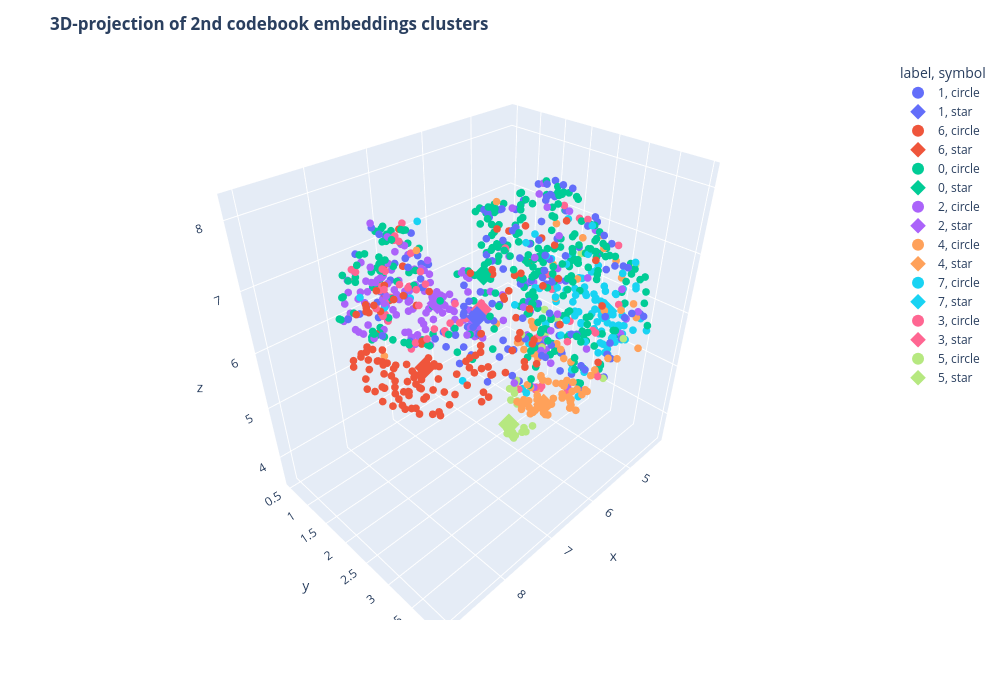

Source (notebook cell):
### Code cell
fig = px.scatter_3d(
    df,
    x="x",
    y="y",
    z="z",
    color="label",
    size="size_col",
    symbol="symbol",
    width=1000,
    height=700,
)
fig.update_traces(
    marker=dict(opacity=1, line=dict(width=0, color="DarkSlateGrey")),
    selector=dict(mode="markers"),
)
fig.update_layout(
    title="<b>3D-projection of 2nd codebook embeddings clusters</b>",
)
fig.show()

### Figure 1 — Plotly figure (JSON) as saved in the notebook; plotly's stock layout.template omitted (floating-point values rounded to 4 significant figures; data arrays with more than 128 entries replaced by an {"elided": "..."} marker saying what was removed)
{"data": [{"hovertemplate": "label=1<br>symbol=circle<br>x=%{x}<br>y=%{y}<br>z=%{z}<br>size_col=%{marker.size}<extra></extra>", "legendgroup": "1, circle", "marker": {"color": "#636efa", "line": {"color": "DarkSlateGrey", "width": 0}, "opacity": 1, "size": {"elided": "143 int values"}, "sizemode": "area", "sizeref": 0.025, "symbol": "circle"}, "mode": "markers", "name": "1, circle", "scene": "scene", "showlegend": true, "type": "scatter3d", "x": {"elided": "143 float values"}, "y": {"elided": "143 float values"}, "z": {"elided": "143 float values"}}, {"hovertemplate": "label=1<br>symbol=star<br>x=%{x}<br>y=%{y}<br>z=%{z}<br>size_col=%{marker.size}<extra></extra>", "legendgroup": "1, star", "marker": {"color": "#636efa", "line": {"color": "DarkSlateGrey", "width": 0}, "opacity": 1, "size": [10], "sizemode": "area", "sizeref": 0.025, "symbol": "diamond"}, "mode": "markers", "name": "1, star", "scene": "scene", "showlegend": true, "type": "scatter3d", "x": [7.149], "y": [2.683], "z": [6.727]}, {"hovertemplate": "label=6<br>symbol=circle<br>x=%{x}<br>y=%{y}<br>z=%{z}<br>size_col=%{marker.size}<extra></extra>", "legendgroup": "6, circle", "marker": {"color": "#EF553B", "line": {"color": "DarkSlateGrey", "width": 0}, "opacity": 1, "size": {"elided": "138 int values"}, "sizemode": "area", "sizeref": 0.025, "symbol": "circle"}, "mode": "markers", "name": "6, circle", "scene": "scene", "showlegend": true, "type": "scatter3d", "x": {"elided": "138 float values"}, "y": {"elided": "138 float values"}, "z": {"elided": "138 float values"}}, {"hovertemplate": "label=6<br>symbol=star<br>x=%{x}<br>y=%{y}<br>z=%{z}<br>size_col=%{marker.size}<extra></extra>", "legendgroup": "6, star", "marker": {"color": "#EF553B", "line": {"color": "DarkSlateGrey", "width": 0}, "opacity": 1, "size": [10], "sizemode": "area", "sizeref": 0.025, "symbol": "diamond"}, "mode": "markers", "name": "6, star", "scene": "scene", "showlegend": true, "type": "scatter3d", "x": [8.266], "y": [2.936], "z": [6.641]}, {"hovertemplate": "label=0<br>symbol=circle<br>x=%{x}<br>y=%{y}<br>z=%{z}<br>size_col=%{marker.size}<extra></extra>", "legendgroup": "0, circle", "marker": {"color": "#00cc96", "line": {"color": "DarkSlateGrey", "width": 0}, "opacity": 1, "size": {"elided": "298 int values"}, "sizemode": "area", "sizeref": 0.025, "symbol": "circle"}, "mode": "markers", "name": "0, circle", "scene": "scene", "showlegend": true, "type": "scatter3d", "x": {"elided": "298 float values"}, "y": {"elided": "298 float values"}, "z": {"elided": "298 float values"}}, {"hovertemplate": "label=0<br>symbol=star<br>x=%{x}<br>y=%{y}<br>z=%{z}<br>size_col=%{marker.size}<extra></extra>", "legendgroup": "0, star", "marker": {"color": "#00cc96", "line": {"color": "DarkSlateGrey", "width": 0}, "opacity": 1, "size": [10], "sizemode": "area", "sizeref": 0.025, "symbol": "diamond"}, "mode": "markers", "name": "0, star", "scene": "scene", "showlegend": true, "type": "scatter3d", "x": [6.63], "y": [2.285], "z": [6.981]}, {"hovertemplate": "label=2<br>symbol=circle<br>x=%{x}<br>y=%{y}<br>z=%{z}<br>size_col=%{marker.size}<extra></extra>", "legendgroup": "2, circle", "marker": {"color": "#ab63fa", "line": {"color": "DarkSlateGrey", "width": 0}, "opacity": 1, "size": {"elided": "149 int values"}, "sizemode": "area", "sizeref": 0.025, "symbol": "circle"}, "mode": "markers", "name": "2, circle", "scene": "scene", "showlegend": true, "type": "scatter3d", "x": {"elided": "149 float values"}, "y": {"elided": "149 float values"}, "z": {"elided": "149 float values"}}, {"hovertemplate": "label=2<br>symbol=star<br>x=%{x}<br>y=%{y}<br>z=%{z}<br>size_col=%{marker.size}<extra></extra>", "legendgroup": "2, star", "marker": {"color": "#ab63fa", "line": {"color": "DarkSlateGrey", "width": 0}, "opacity": 1, "size": [10], "sizemode": "area", "sizeref": 0.025, "symbol": "diamond"}, "mode": "markers", "name": "2, star", "scene": "scene", "showlegend": true, "type": "scatter3d", "x": [7.184], "y": [1.947], "z": [6.619]}, {"hovertemplate": "label=4<br>symbol=circle<br>x=%{x}<br>y=%{y}<br>z=%{z}<br>size_col=%{marker.size}<extra></extra>", "legendgroup": "4, circle", "marker": {"color": "#FFA15A", "line": {"color": "DarkSlateGrey", "width": 0}, "opacity": 1, "size": [4, 4, 4, 4, 4, 4, 4, 4, 4, 4, 4, 4, 4, 4, 4, 4, 4, 4, 4, 4, 4, 4, 4, 4, 4, 4, 4, 4, 4, 4, 4, 4, 4, 4, 4, 4, 4, 4, 4, 4, 4, 4, 4, 4, 4, 4, 4, 4, 4, 4, 4, 4, 4, 4, 4, 4, 4, 4, 4, 4, 4, 4, 4, 4, 4, 4, 4, 4, 4, 4, 4, 4, 4, 4, 4, 4, 4, 4, 4, 4, 4, 4, 4, 4, 4, 4, 4, 4, 4, 4, 4, 4, 4], "sizemode": "area", "sizeref": 0.025, "symbol": "circle"}, "mode": "markers", "name": "4, circle", "scene": "scene", "showlegend": true, "type": "scatter3d", "x": [5.415, 6.101, 5.651, 4.996, 6.115, 6.184, 5.92, 5.01, 6.833, 5.729, 5.73, 6.058, 6.106, 6.149, 4.976, 5.626, 5.259, 5.916, 4.537, 6.083, 5.319, 5.148, 5.889, 5.686, 5.509, 5.759, 4.931, 4.569, 5.01, 5.008, 5.898, 5.939, 5.477, 5.507, 6.046, 7.962, 5.188, 5.554, 5.875, 5.853, 4.977, 4.684, 5.721, 6.071, 6.098, 5.684, 5.954, 5.821, 6.031, 5.226, 5.443, 5.681, 5.554, 6.061, 6.172, 5.618, 5.742, 5.936, 6.07, 6.125, 5.749, 4.952, 5.526, 4.616, 5.036, 5.829, 4.582, 7.786, 5.914, 4.962, 4.552, 5.645, 6.027, 5.941, 5.09, 5.581, 6.899, 5.366, 5.802, 6.008, 5.574, 5.844, 5.024, 5.527, 5.518, 5.792, 6.145, 6.08, 6.205, 5.861, 6.039, 5.9, 5.822], "y": [3.351, 2.01, 2.434, 2.717, 3.241, 2.988, 2.476, 2.761, 2.736, 3.395, 3.474, 2.864, 3.154, 2.97, 2.858, 2.133, 3.651, 2.451, 3.01, 2.605, 2.325, 3.307, 2.336, 3.186, 2.272, 2.613, 3.719, 3.539, 1.92, 2.55, 3.243, 3.091, 2.652, 2.237, 3.42, 1.694, 3.97, 3.169, 2.935, 3.071, 2.178, 3.497, 3.287, 2.781, 2.937, 2.689, 2.637, 2.422, 3.151, 3.525, 2.24, 2.559, 3.093, 3.353, 3.109, 2.062, 3.186, 2.637, 3.077, 3.018, 3.66, 1.979, 2.442, 1.885, 3.451, 2.752, 2.728, 2.317, 3.268, 2.747, 2.779, 3.466, 2.655, 2.879, 1.946, 3.492, 3.604, 3.762, 2.732, 3.288, 2.165, 3.377, 2.783, 2.862, 2.402, 3.186, 2.959, 3.05, 2.735, 2.469, 2.81, 2.551, 3.343], "z": [4.85, 7.79, 5.222, 4.11, 5.06, 5.006, 4.408, 4.079, 6.492, 4.684, 5.043, 4.558, 4.675, 4.724, 4.35, 5.281, 6.409, 4.344, 6.668, 4.435, 5.127, 6.195, 4.313, 7.52, 5.598, 5.279, 6.165, 5.919, 3.874, 4.314, 4.94, 5.889, 6.263, 5.67, 7.141, 5.997, 5.876, 5.007, 5.073, 5.101, 7.145, 6.188, 4.993, 4.444, 4.671, 4.373, 4.554, 4.368, 4.844, 5.481, 5.522, 5.352, 5.359, 5.18, 4.791, 5.232, 5.156, 4.406, 4.612, 4.751, 5.623, 3.834, 5.15, 6.201, 6.76, 5.032, 7.005, 7.792, 5.195, 4.052, 6.797, 5.082, 4.933, 5.105, 3.925, 5.332, 6.453, 5.672, 5.028, 5.766, 5.123, 4.844, 4.052, 5.459, 5.43, 5.13, 4.885, 4.639, 4.755, 4.336, 4.474, 6.436, 4.755]}, {"hovertemplate": "label=4<br>symbol=star<br>x=%{x}<br>y=%{y}<br>z=%{z}<br>size_col=%{marker.size}<extra></extra>", "legendgroup": "4, star", "marker": {"color": "#FFA15A", "line": {"color": "DarkSlateGrey", "width": 0}, "opacity": 1, "size": [10], "sizemode": "area", "sizeref": 0.025, "symbol": "diamond"}, "mode": "markers", "name": "4, star", "scene": "scene", "showlegend": true, "type": "scatter3d", "x": [6.107], "y": [3.06], "z": [4.831]}, {"hovertemplate": "label=7<br>symbol=circle<br>x=%{x}<br>y=%{y}<br>z=%{z}<br>size_col=%{marker.size}<extra></extra>", "legendgroup": "7, circle", "marker": {"color": "#19d3f3", "line": {"color": "DarkSlateGrey", "width": 0}, "opacity": 1, "size": [4, 4, 4, 4, 4, 4, 4, 4, 4, 4, 4, 4, 4, 4, 4, 4, 4, 4, 4, 4, 4, 4, 4, 4, 4, 4, 4, 4, 4, 4, 4, 4, 4, 4, 4, 4, 4, 4, 4, 4, 4, 4, 4, 4, 4, 4, 4, 4, 4, 4, 4, 4, 4, 4, 4, 4, 4, 4, 4, 4, 4, 4, 4, 4, 4, 4, 4, 4, 4, 4, 4, 4, 4, 4, 4, 4, 4, 4, 4, 4, 4, 4, 4, 4, 4, 4, 4, 4, 4, 4, 4, 4, 4, 4, 4, 4, 4, 4, 4, 4, 4, 4, 4, 4, 4, 4], "sizemode": "area", "sizeref": 0.025, "symbol": "circle"}, "mode": "markers", "name": "7, circle", "scene": "scene", "showlegend": true, "type": "scatter3d", "x": [4.287, 4.234, 4.879, 5.938, 8.073, 4.542, 4.419, 4.345, 4.866, 7.285, 4.59, 7.605, 5.478, 4.537, 4.858, 5.015, 4.286, 4.976, 4.743, 4.37, 4.432, 5.803, 4.388, 4.588, 4.919, 5.53, 4.747, 4.899, 4.436, 4.268, 4.552, 5.132, 5.003, 5.274, 5.426, 4.631, 4.526, 4.286, 4.583, 4.546, 5.49, 4.997, 4.582, 4.681, 4.659, 4.296, 4.841, 4.446, 4.345, 4.51, 4.703, 4.263, 4.634, 4.224, 4.829, 4.501, 4.581, 4.555, 4.414, 5.421, 4.993, 4.499, 4.632, 6.474, 6.183, 4.209, 4.959, 5.436, 4.448, 4.886, 4.404, 5.269, 5.07, 6.746, 4.533, 4.292, 4.893, 6.024, 5.628, 5.032, 4.55, 6.095, 5.769, 4.682, 4.785, 4.535, 7.454, 5.799, 4.408, 4.604, 5.167, 4.275, 4.687, 4.24, 5.575, 5.477, 4.539, 4.622, 4.98, 4.99, 4.66, 5.858, 4.692, 5.387, 5.022, 5.832], "y": [2.727, 2.469, 2.536, 2.796, 1.438, 3.186, 2.22, 2.7, 3.121, 1.491, 2.999, 2.878, 2.65, 2.352, 2.036, 3.746, 2.694, 2.39, 3.029, 2.892, 2.421, 3.263, 3.158, 2.761, 1.98, 2.132, 3.244, 3.444, 2.449, 2.715, 3.423, 3.557, 2.123, 3.604, 3.206, 2.973, 2.176, 2.42, 2.138, 3.128, 2.203, 3.07, 2.528, 3.651, 2.486, 2.556, 3.142, 2.844, 2.785, 3.345, 2.544, 2.916, 3.121, 2.495, 3.471, 2.106, 2.714, 3.478, 2.83, 3.132, 3.672, 2.781, 2.576, 2.734, 3.515, 2.875, 3.554, 2.577, 2.676, 3.246, 2.781, 2.435, 2.751, 1.084, 2.191, 3.082, 2.216, 3.367, 2.46, 3.634, 2.878, 2.561, 2.493, 3.173, 3.835, 2.276, 1.092, 3.477, 2.4, 3.25, 3.268, 2.691, 2.599, 2.334, 2.263, 3.661, 2.426, 3.149, 2.426, 3.563, 3.258, 2.962, 2.768, 2.107, 3.01, 3.143], "z": [5.691, 6.163, 4.219, 7.199, 6.878, 5.405, 5.799, 5.734, 5.602, 6.548, 5.153, 6.033, 6.286, 5.47, 6.452, 5.997, 5.988, 7.291, 5.075, 5.417, 5.225, 6.387, 5.695, 5.926, 5.043, 4.261, 5.464, 5.868, 5.816, 5.897, 6.364, 6.662, 5.338, 6.988, 4.665, 5.185, 5.213, 6.143, 4.904, 5.327, 7.16, 5.686, 5.325, 5.997, 4.383, 5.673, 6.006, 5.518, 5.464, 5.376, 6.244, 5.921, 5.146, 6.263, 5.703, 5.761, 5.976, 5.931, 5.541, 7.586, 6.699, 5.443, 5.121, 6.63, 6.997, 5.492, 5.958, 6.368, 5.616, 5.267, 5.527, 6.393, 6.487, 7.406, 6.459, 5.807, 5.755, 6.759, 6.417, 7.074, 5.28, 7.37, 6.501, 5.084, 5.919, 4.956, 6.285, 6.049, 5.9, 5.65, 5.792, 5.535, 6.68, 5.642, 4.273, 6.777, 5.492, 5.613, 6.557, 5.723, 5.36, 6.738, 4.506, 5.117, 5.947, 6.268]}, {"hovertemplate": "label=7<br>symbol=star<br>x=%{x}<br>y=%{y}<br>z=%{z}<br>size_col=%{marker.size}<extra></extra>", "legendgroup": "7, star", "marker": {"color": "#19d3f3", "line": {"color": "DarkSlateGrey", "width": 0}, "opacity": 1, "size": [10], "sizemode": "area", "sizeref": 0.025, "symbol": "diamond"}, "mode": "markers", "name": "7, star", "scene": "scene", "showlegend": true, "type": "scatter3d", "x": [4.313], "y": [2.813], "z": [5.581]}, {"hovertemplate": "label=3<br>symbol=circle<br>x=%{x}<br>y=%{y}<br>z=%{z}<br>size_col=%{marker.size}<extra></extra>", "legendgroup": "3, circle", "marker": {"color": "#FF6692", "line": {"color": "DarkSlateGrey", "width": 0}, "opacity": 1, "size": [4, 4, 4, 4, 4, 4, 4, 4, 4, 4, 4, 4, 4, 4, 4, 4, 4, 4, 4, 4, 4, 4, 4, 4, 4, 4, 4, 4, 4, 4, 4, 4, 4, 4, 4, 4, 4, 4, 4, 4, 4, 4, 4, 4, 4, 4, 4, 4, 4, 4, 4, 4, 4, 4, 4, 4, 4, 4, 4, 4, 4, 4, 4, 4, 4], "sizemode": "area", "sizeref": 0.025, "symbol": "circle"}, "mode": "markers", "name": "3, circle", "scene": "scene", "showlegend": true, "type": "scatter3d", "x": [7.385, 7.262, 7.732, 7.487, 7.201, 4.959, 6.724, 5.557, 7.498, 7.256, 7.106, 4.55, 6.035, 7.134, 7.26, 5.573, 4.834, 7.587, 4.923, 7.816, 4.949, 5.722, 6.646, 5.335, 7.0, 4.895, 5.44, 8.08, 7.759, 8.273, 7.497, 6.168, 6.705, 5.285, 6.921, 8.36, 7.227, 4.966, 7.255, 4.987, 7.655, 5.409, 7.223, 8.224, 5.604, 6.971, 8.12, 7.219, 5.775, 7.461, 7.684, 5.304, 4.771, 7.247, 8.099, 7.707, 5.181, 5.045, 5.266, 7.227, 7.093, 8.007, 7.553, 8.242, 7.131], "y": [1.586, 1.512, 1.818, 1.535, 0.7347, 1.965, 2.031, 2.631, 1.905, 0.8738, 2.224, 3.026, 2.13, 2.027, 0.7336, 3.021, 2.559, 2.049, 2.06, 1.549, 2.686, 2.871, 2.086, 2.198, 1.995, 2.005, 3.394, 1.416, 1.51, 2.183, 2.099, 3.442, 2.323, 2.303, 0.9573, 2.195, 1.358, 1.961, 0.9, 2.641, 1.815, 3.321, 1.675, 2.137, 2.116, 2.164, 2.06, 1.904, 2.636, 1.201, 1.781, 3.395, 2.441, 1.764, 1.359, 1.8, 3.356, 3.47, 2.941, 1.412, 0.7685, 1.256, 1.912, 2.228, 2.043], "z": [6.798, 5.778, 7.727, 6.872, 5.89, 3.869, 6.199, 6.447, 6.952, 5.86, 6.704, 6.935, 7.108, 6.179, 5.922, 6.075, 4.159, 6.813, 3.927, 6.518, 4.13, 7.887, 6.016, 5.238, 6.23, 3.825, 5.985, 7.254, 6.952, 7.39, 7.117, 6.22, 6.576, 6.453, 7.394, 7.179, 5.569, 3.815, 6.26, 4.134, 7.683, 5.976, 7.024, 7.368, 4.283, 6.3, 7.569, 6.191, 5.73, 6.935, 7.754, 5.158, 7.249, 5.965, 7.276, 7.749, 5.017, 6.325, 7.56, 6.683, 6.162, 7.043, 7.516, 7.407, 6.139]}, {"hovertemplate": "label=3<br>symbol=star<br>x=%{x}<br>y=%{y}<br>z=%{z}<br>size_col=%{marker.size}<extra></extra>", "legendgroup": "3, star", "marker": {"color": "#FF6692", "line": {"color": "DarkSlateGrey", "width": 0}, "opacity": 1, "size": [10], "sizemode": "area", "sizeref": 0.025, "symbol": "diamond"}, "mode": "markers", "name": "3, star", "scene": "scene", "showlegend": true, "type": "scatter3d", "x": [6.778], "y": [2.391], "z": [6.539]}, {"hovertemplate": "label=5<br>symbol=circle<br>x=%{x}<br>y=%{y}<br>z=%{z}<br>size_col=%{marker.size}<extra></extra>", "legendgroup": "5, circle", "marker": {"color": "#B6E880", "line": {"color": "DarkSlateGrey", "width": 0}, "opacity": 1, "size": [4, 4, 4, 4, 4, 4, 4, 4, 4, 4, 4, 4, 4, 4, 4, 4, 4, 4, 4, 4, 4, 4, 4, 4, 4, 4, 4, 4, 4, 4, 4, 4], "sizemode": "area", "sizeref": 0.025, "symbol": "circle"}, "mode": "markers", "name": "5, circle", "scene": "scene", "showlegend": true, "type": "scatter3d", "x": [4.863, 5.935, 6.659, 5.463, 4.476, 6.016, 5.704, 5.631, 5.978, 5.671, 5.762, 5.921, 4.569, 4.346, 5.503, 5.428, 5.46, 5.128, 5.826, 4.683, 4.969, 5.691, 5.685, 5.803, 6.01, 4.691, 5.979, 5.961, 5.891, 5.662, 5.942, 5.75], "y": [1.968, 2.306, 3.037, 3.873, 2.153, 2.243, 1.999, 2.056, 2.277, 2.061, 2.451, 2.354, 3.368, 2.228, 1.949, 2.411, 1.935, 3.424, 2.143, 2.091, 2.095, 2.168, 2.094, 2.401, 2.249, 2.117, 2.283, 2.309, 2.342, 2.507, 2.338, 2.394], "z": [5.476, 3.641, 6.378, 6.131, 6.015, 3.748, 4.284, 4.211, 3.639, 4.309, 3.64, 3.591, 6.759, 6.428, 4.245, 5.211, 4.292, 4.989, 4.195, 5.3, 5.1, 4.11, 4.234, 3.622, 3.628, 5.278, 3.719, 3.594, 4.27, 3.744, 3.54, 3.686]}, {"hovertemplate": "label=5<br>symbol=star<br>x=%{x}<br>y=%{y}<br>z=%{z}<br>size_col=%{marker.size}<extra></extra>", "legendgroup": "5, star", "marker": {"color": "#B6E880", "line": {"color": "DarkSlateGrey", "width": 0}, "opacity": 1, "size": [10], "sizemode": "area", "sizeref": 0.025, "symbol": "diamond"}, "mode": "markers", "name": "5, star", "scene": "scene", "showlegend": true, "type": "scatter3d", "x": [5.957], "y": [2.228], "z": [3.792]}], "layout": {"height": 700, "legend": {"itemsizing": "constant", "title": {"text": "label, symbol"}, "tracegroupgap": 0}, "margin": {"t": 60}, "scene": {"domain": {"x": [0, 1], "y": [0, 1]}, "xaxis": {"title": {"text": "x"}}, "yaxis": {"title": {"text": "y"}}, "zaxis": {"title": {"text": "z"}}}, "title": {"text": "<b>3D-projection of 2nd codebook embeddings clusters</b>"}, "width": 1000}}
